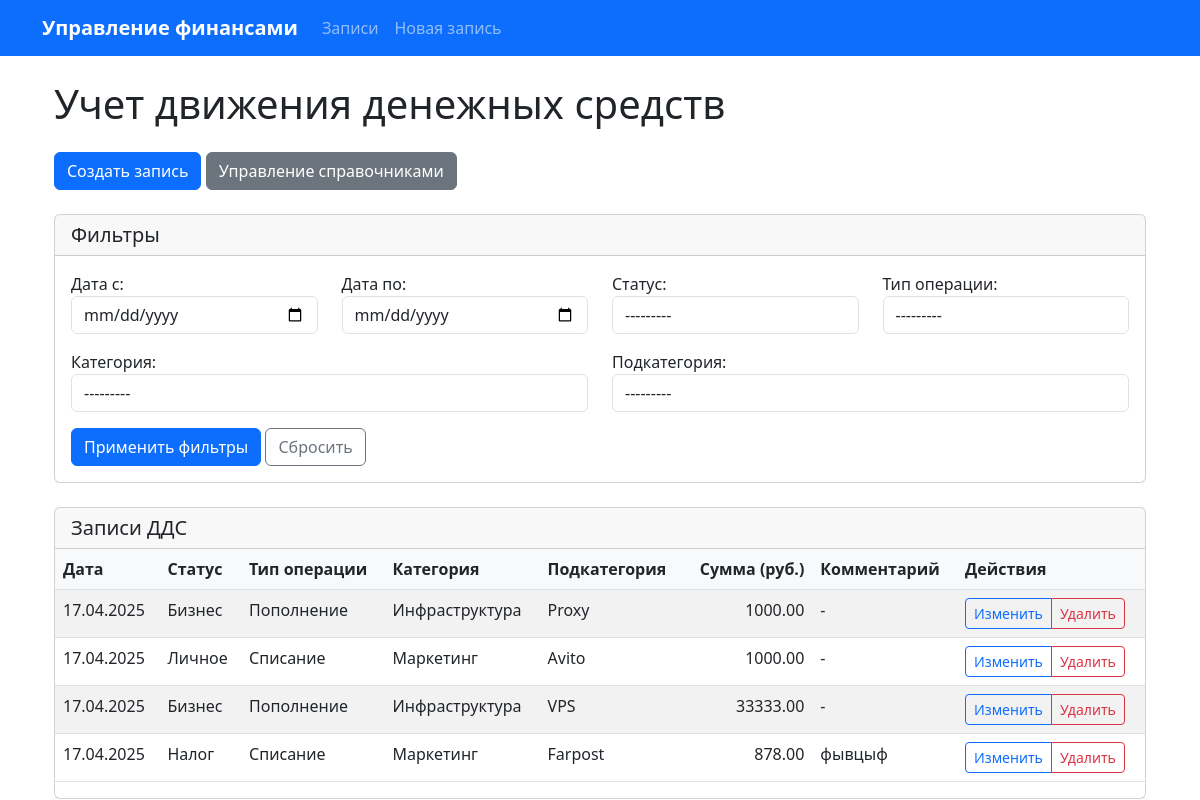
The page / on the database its author committed.
### transactions/models.py (models this page shows, shortened)
class Record(models.Model):
    date = models.DateField(auto_now_add=False)
    status = models.ForeignKey(Status, on_delete=models.SET_NULL, null=True)
    operations_type = models.ForeignKey(Type, on_delete=models.SET_NULL, null=True)
    category = models.ForeignKey(Category, on_delete=models.SET_NULL, null=True)
    subcategory = models.ForeignKey(Subcategory, on_delete=models.SET_NULL, null=True)
    amount = models.DecimalField(max_digits=10, decimal_places=2)
    comment = models.TextField(blank=True, null=True)

class Status(models.Model):
    name = models.CharField(max_length=100, unique=True)
    def __str__(self):
        return self.name

class Type(models.Model):
    name = models.CharField(max_length=100, unique=True)
    def __str__(self):
        return self.name

class Category(models.Model):
    name = models.CharField(max_length=100, unique=True)
    operations_type = models.ForeignKey(Type, on_delete=models.CASCADE, related_name="categories")
    def __str__(self):
        return self.name

class Subcategory(models.Model):
    name = models.CharField(max_length=100, unique=True)
    category = models.ForeignKey(Category, on_delete=models.CASCADE, related_name="subcategories")
    def __str__(self):
        return self.name

### transactions/views.py (the view)
# urls.py: path('', views.RecordListView.as_view(), name='record_list'),
class RecordListView(ListView):
    model = Record
    template_name = 'transactions/record_list.html'
    context_object_name = 'records'
    ordering = ['-date']
    def get_context_data(self, **kwargs):
        context = super().get_context_data(**kwargs)
        record_filter = RecordFilter(self.request.GET, queryset=self.get_queryset())
        context['filter'] = record_filter
        context['records'] = record_filter.qs
        return context

### transactions/templates/transactions/record_list.html (shortened to what this page needs)
{% extends 'base.html' %} {% block content %}
<div class="container mt-4">
  <h1 class="mb-4">Учет движения денежных средств</h1>
  <div class="row mb-4">
    <div class="col">
      <a href="{% url 'transactions:record_create' %}" class="btn btn-primary"
        >Создать запись</a>
      <a
        href="{% url 'transactions:reference_list' %}"
        class="btn btn-secondary"
        >Управление справочниками</a>
    </div>
  </div>
  <div class="card mb-4">
    <div class="card-header">
      <h5 class="mb-0">Фильтры</h5>
    </div>
    <div class="card-body">
      <form method="get" id="filter-form">
        <div class="row">
          <div class="col-md-3 mb-3">
            <label for="id_date_from">Дата с:</label>
            {{ filter.form.date_from }}
          </div>
          <div class="col-md-3 mb-3">
            <label for="id_date_to">Дата по:</label>
            {{ filter.form.date_to }}
          </div>
          <div class="col-md-3 mb-3">
            <label for="id_status">Статус:</label>
            {{ filter.form.status }}
          </div>
          <div class="col-md-3 mb-3">
            <label for="id_operations_type">Тип операции:</label>
            {{ filter.form.operations_type }}
          </div>
        </div>
        <div class="row">
          <div class="col-md-6 mb-3">
            <label for="id_category">Категория:</label>
            {{ filter.form.category }}
          </div>
          <div class="col-md-6 mb-3">
            <label for="id_subcategory">Подкатегория:</label>
            {{ filter.form.subcategory }}
          </div>
        </div>
        <div class="row">
          <div class="col">
            <button type="submit" class="btn btn-primary">
              Применить фильтры
            </button>
            <a
              href="{% url 'transactions:record_list' %}"
              class="btn btn-outline-secondary"
              >Сбросить</a>
          </div>
        </div>
      </form>
    </div>
  </div>
  <div class="card">
    <div class="card-header">
      <h5 class="mb-0">Записи ДДС</h5>
    </div>
    <div class="table-responsive">
      <table class="table table-striped table-hover">
        <thead>
          <tr>
            <th>Дата</th>
            <th>Статус</th>
            <th>Тип операции</th>
            <th>Категория</th>
            <th>Подкатегория</th>
            <th class="text-end">Сумма (руб.)</th>
            <th>Комментарий</th>
            <th>Действия</th>
          </tr>
        </thead>
        <tbody>
          {% if records %} {% for record in records %}
          <tr>
            <td>{{ record.date|date:"d.m.Y" }}</td>
            <td>{{ record.status }}</td>
            <td>{{ record.operations_type }}</td>
            <td>{{ record.category }}</td>
            <td>{{ record.subcategory }}</td>
            <td class="text-end">{{ record.amount|floatformat:2 }}</td>
            <td>{{ record.comment|default:"-" }}</td>
            <td>
              <div class="btn-group btn-group-sm">
                <a
                  href="{% url 'transactions:record_update' record.id %}"
                  class="btn btn-outline-primary"
                  >Изменить</a
                >
                <a
                  href="{% url 'transactions:record_delete' record.id %}"
                  class="btn btn-outline-danger"
                  >Удалить</a
                >
              </div>
            </td>
          </tr>
          {% endfor %} {% else %}
          <tr>
            <td colspan="8" class="text-center">Нет записей</td>
          </tr>
          {% endif %}
        </tbody>
      </table>
    </div>
  </div>
</div>
{% endblock %}

### transactions/templates/base.html (shortened to what this page needs)
<!DOCTYPE html>
<html lang="ru">
  <head>
    <link
      href="https://cdn.jsdelivr.net/npm/bootstrap@5.3.0/dist/css/bootstrap.min.css"
      rel="stylesheet"
    />
    <link
      rel="stylesheet"
      href="https://cdn.jsdelivr.net/npm/bootstrap-icons@1.7.2/font/bootstrap-icons.css"
    />
  </head>
  <body>
    <nav class="navbar navbar-expand-lg navbar-dark bg-primary">
      <div class="container">
        <a class="navbar-brand" href="{% url 'transactions:record_list' %}"
          >Управление финансами</a
        >
        <div class="collapse navbar-collapse" id="navbarNav">
          <ul class="navbar-nav">
            <li class="nav-item">
              <a class="nav-link" href="{% url 'transactions:record_list' %}"
                >Записи</a
              >
            </li>
            <li class="nav-item">
              <a class="nav-link" href="{% url 'transactions:record_create' %}"
                >Новая запись</a
              >
            </li>
          </ul>
        </div>
      </div>
    </nav>
    <div class="container mt-4">
       {% block content %} {% endblock %}
    </div>
  </body>
</html>

### transactions/templates/base.html (style rules this page uses)
.navbar-brand { font-weight: bold; }
.table th { background-color: #f8f9fa; }

### rows shown on the page
Record: date "17.04.2025", status "Бизнес", operations_type "Пополнение", category "Инфраструктура", subcategory "Proxy", amount "1000.00", comment "-"
Record: date "17.04.2025", status "Личное", operations_type "Списание", category "Маркетинг", subcategory "Avito", amount "1000.00", comment "-"
Record: date "17.04.2025", status "Бизнес", operations_type "Пополнение", category "Инфраструктура", subcategory "VPS", amount "33333.00", comment "-"
Record: date "17.04.2025", status "Налог", operations_type "Списание", category "Маркетинг", subcategory "Farpost", amount "878.00", comment "фывцыф"
